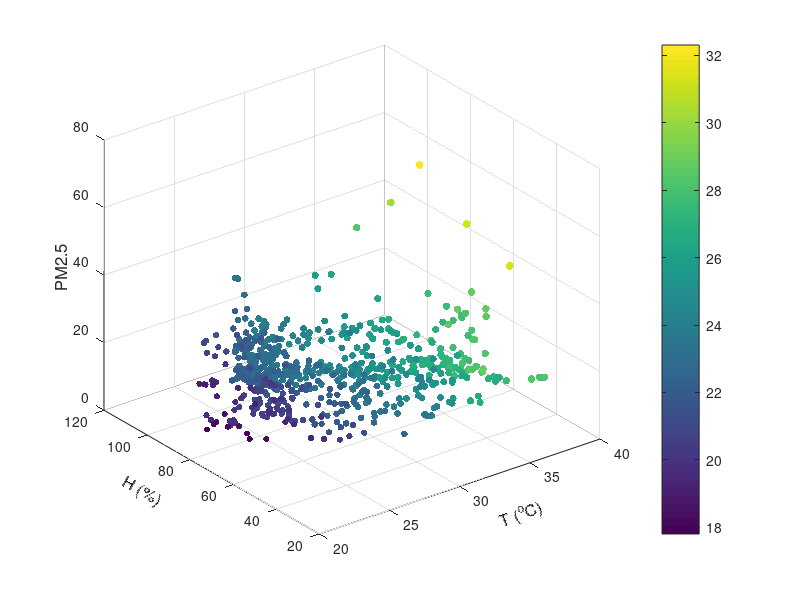

Here is the MATLAB script that generated this plot:
clear all
clc
x=xlsread('E_plot.csv','A2:A691');
y=xlsread('E_plot.csv','B2:B691');
z=xlsread('E_plot.csv','C2:C691');
E=xlsread('E_plot.csv','D2:D691');
scatter3(x,y,z,E+1,E,'filled')
colorbar
x1=xlabel('T (^oC)','FontSize',12);        
x2=ylabel('H (%)','FontSize',12);        
x3=zlabel('PM2.5','FontSize',12);        
set(x1,'Rotation',20);    
set(x2,'Rotation',-30)